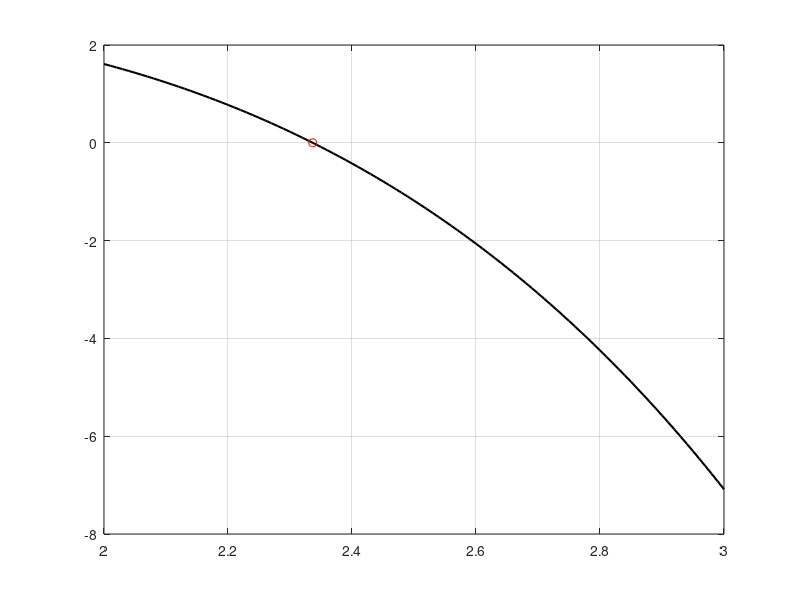

Write the MATLAB code that produced this figure.
% Oppgave 3 b)

% Skript som estimerer løsningen av likningen 4*x - exp(x) + 1 = 0 ved
% hjelp av Newtons metode. Skriptet kjører til man får den presisjonen 
% vi ønsker. 

% Velger en startverdi, x0, i nærheten av nullpunktet observert ut fra
% plottet. 
x0 = 2.3;

% Funksjon
funk = @(x) 4*x - exp(x) + 1;

% Derivert:
funkDeriv = @(x) 4 - exp(x);

% Presisjon
Pres = 1e-4;

% Initierer x - ny og gammel
x = x0;
xGml = x + 5;        % Tilfeldig tall for å komme i gang i løkken.

% Formatering
format long;

% Itererer så lenge forskjellen mellom ny og gammel x er større enn Pres.
while abs(x - xGml) > Pres
    xGml = x;
    x = x - funk(x) / funkDeriv(x);
end

% Utskrift av svaret
x

% Plot
xVektor = 2:1e-2:3;
plot(xVektor,funk(xVektor),'k','linewidth',1.5)
grid on;
hold on
plot (x,funk(x),'ro')      % Plotter svaret x
hold off